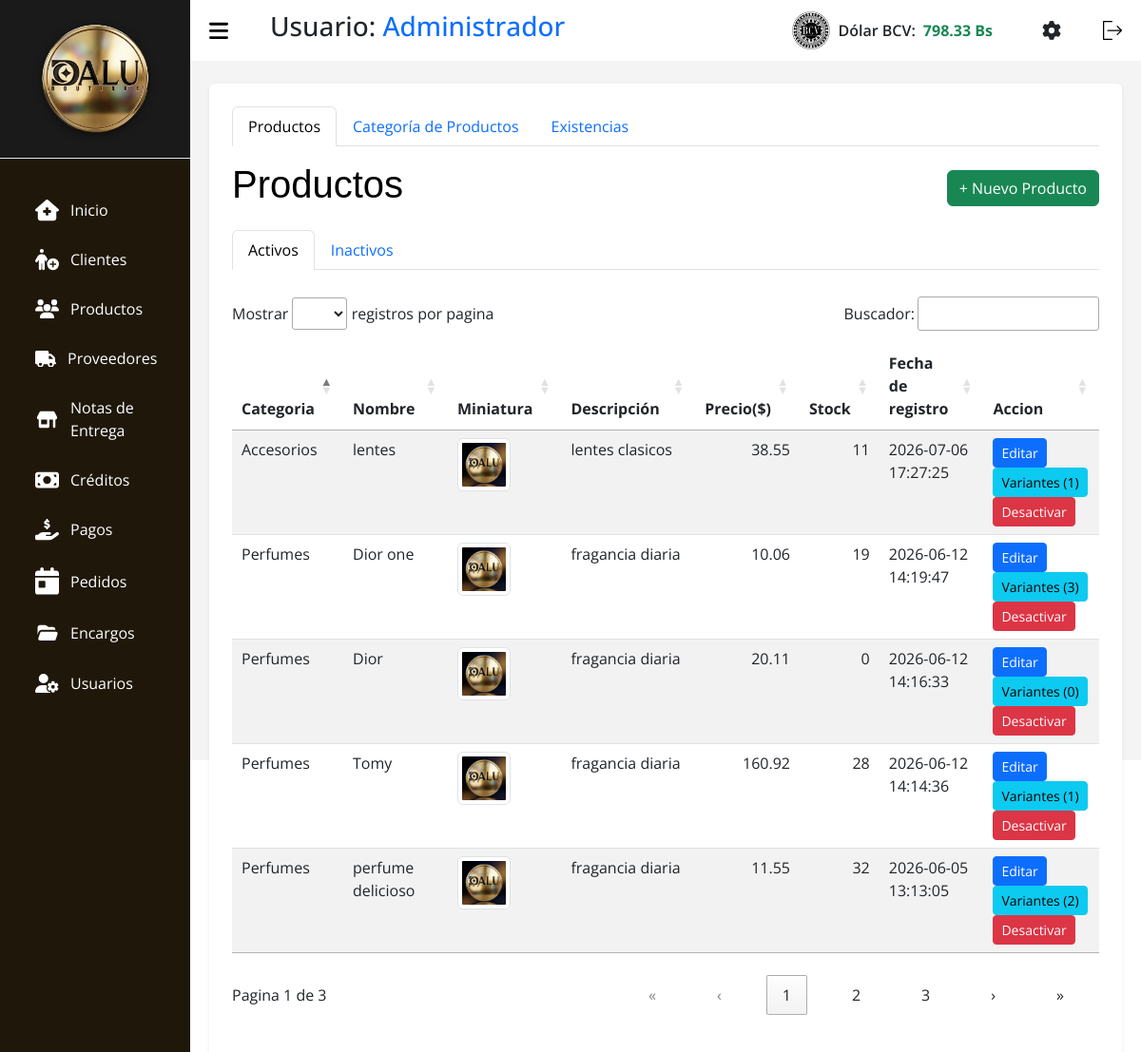
/index.php?c=Productos (signed in), run on the app's committed database.
### tables this page shows
CREATE TABLE `tasa` (
  `id` int(11) NOT NULL,
  `nombre` varchar(50) NOT NULL,
  `valor` decimal(10,2) NOT NULL,
  `fecha_actualizacion` datetime NOT NULL DEFAULT current_timestamp()
);

CREATE TABLE `productos` (
  `id` int(11) NOT NULL,
  `id_categoria` int(11) NOT NULL,
  `nombre` varchar(150) NOT NULL,
  `descripcion` text DEFAULT NULL,
  `precio_compra` decimal(10,2) NOT NULL DEFAULT 0.00,
  `precio_venta` decimal(10,2) NOT NULL,
  `stock_minimo` int(11) DEFAULT 3,
  `marca` varchar(50) DEFAULT NULL,
  `imagen_principal` varchar(255) DEFAULT NULL,
  `activo` tinyint(1) DEFAULT 1,
  `ventas_totales` int(11) DEFAULT 0,
  `fecha_registro` timestamp NOT NULL DEFAULT current_timestamp()
);

CREATE TABLE `categorias` (
  `id` int(11) NOT NULL,
  `nombre` varchar(100) NOT NULL,
  `descripcion` text DEFAULT NULL,
  `fecha_registro` timestamp NOT NULL DEFAULT current_timestamp(),
  `activo` tinyint(1) NOT NULL DEFAULT 1
);

### src/Models/Tasa.php (called while the page is built, shortened)
<?php
class Tasa extends Conexion {
    public function getLatest($nombre = 'BCV') {
        try {
            $stmt = $this->prepare("SELECT * FROM tasa WHERE nombre = :nombre ORDER BY id DESC LIMIT 1");
            $stmt->bindParam(':nombre', $nombre, PDO::PARAM_STR);
            $stmt->execute();
            return $stmt->fetch(PDO::FETCH_ASSOC);
        } catch (PDOException $e) {
            return false;
        }
    }
}

### src/Models/Productos.php (called while the page is built, shortened)
<?php
class Productos extends Conexion {
    public function search() {
        $sql = "SELECT p.*, c.nombre AS categoria_nombre, (SELECT COUNT(*) FROM producto_variantes WHERE id_producto = p.id AND activo = 1) as total_variantes, (SELECT COALESCE(SUM(v.stock), 0) FROM producto_variantes v WHERE v.id_producto = p.id AND v.activo = 1) AS stock_total FROM productos p
                JOIN categorias c ON p.id_categoria = c.id
                WHERE p.activo = 1
                ORDER BY p.fecha_registro DESC";
        $stmt = $this->prepare($sql);
        $stmt->execute();
        return $stmt->fetchAll(PDO::FETCH_ASSOC);
    }
}

### src/Views/V_Productos.php (the view, shortened to what this page needs)
<!DOCTYPE html>
<html lang="es">
<head>
    <link rel="stylesheet" href="assets/css/css.css">
    <link rel="stylesheet" href="assets/css/tabla.css">
    <link rel="stylesheet" href="assets/css/header.css">
    <link rel="stylesheet" href="assets/bootstrap.min.css">
    <link rel="stylesheet" href="assets/DataTablet/datatables.css">
    <link rel="stylesheet" href="assets/css/libs/select2.min.css">
    <link rel="stylesheet" href="assets/css/libs/select2-bootstrap-5-theme.min.css">
</head>
<body>
    <?php require_once __DIR__ . "/../Views/layout/header.php"; ?>
    <main>
        <div class="container bg-white p-4 rounded shadow-sm">
            <ul class="nav nav-tabs mb-3" id="mainTabs" role="tablist">
                <li class="nav-item">
                    <button class="nav-link active" id="tab-productos" data-bs-toggle="tab" data-bs-target="#productos"
                        type="button">Productos</button>
                </li>
                <li class="nav-item">
                    <button class="nav-link" id="tab-categorias" data-bs-toggle="tab" data-bs-target="#categorias"
                        type="button">Categoría de Productos</button>
                </li>
                <li class="nav-item">
                    <button class="nav-link" id="tab-inventario" data-bs-toggle="tab" data-bs-target="#inventario"
                        type="button">Existencias</button>
                </li>
            </ul>
            <div class="tab-content">
                <div class="tab-pane fade show active" id="productos">
                    <div class="d-flex justify-content-between align-items-center mb-3">
                        <h1 class="titulo text-black">Productos</h1>
                        <button class="btn btn-success" data-bs-toggle="modal" data-bs-target="#modalAgregar">+ Nuevo
                        Producto</button>
                    </div>
                    <ul class="nav nav-tabs mb-3" id="productoTabs" role="tablist">
                        <li class="nav-item">
                            <button class="nav-link active" id="activos-tab" data-bs-toggle="tab" data-bs-target="#activos"
                                type="button">Activos</button>
                        </li>
                        <li class="nav-item">
                            <button class="nav-link" id="inactivos-tab" data-bs-toggle="tab" data-bs-target="#inactivos"
                                type="button">Inactivos</button>
                        </li>
                    </ul>
                    <div class="tab-content">
                        <div class="tab-pane fade show active" id="activos">
                            <div class="table-responsive">
                                <table id="tablaActivos" class="table-DT table table-striped">
                                    <thead>
                                        <tr>
                                            <th scope="col">Categoria</th>
                                            <th scope="col">Nombre</th>
                                            <th scope="col">Miniatura</th>
                                            <th scope="col">Descripción</th>
                                            <th scope="col">Precio($)</th>
                                            <th scope="col">Stock</th>
                                            <th scope="col">Fecha de registro</th>
                                            <th scope="col">Accion</th>
                                        </tr>
                                    </thead>
                                    <tbody>
                                        <?php foreach ($productos as $p): ?>
                                        <tr>
                                            <td><?php echo $p['categoria_nombre'] ?? $p['categoria']; ?></td>
                                            <td><?php echo $p['nombre']; ?></td>
                                            <td>
                                                <?php $thumb = !empty($p['imagen_principal']) ? $p['imagen_principal'] : 'assets/img/products/default.jpeg'; ?>
                                                <img src="<?= htmlspecialchars($thumb) ?>" alt="miniatura" class="img-thumbnail product-thumb" style="width:56px;height:56px;object-fit:cover;cursor:pointer;" data-src="<?= htmlspecialchars($thumb) ?>" />
                                            </td>
                                            <td><?php echo $p['descripcion']; ?></td>
                                            <td><?php echo $p['precio_venta'] ?? $p['precio']; ?></td>
                                            <td><?php echo $p['stock_total'] ?? ($p['stock_total'] ?? 0); ?></td>
                                            <td><?php echo $p['fecha_registro']; ?></td>
                                            <td>
                                                <button class="btn btn-sm btn-primary" data-bs-toggle="modal"
                                                    data-bs-target="#modalEditar<?= $p['id'] ?>">Editar</button>
                                                <button type="button" class="btn btn-sm btn-info view-variants-btn" data-id="<?= $p['id'] ?>">Variantes (<?= $p['total_variantes'] ?? 0 ?>)</button>
                                                <button type="button" class="btn btn-sm btn-danger" data-bs-toggle="modal"
                                                    data-bs-target="#modalConfirmarEliminar<?= $p['id'] ?>">Desactivar</button>
                                            </td>
                                        </tr>
                                        <?php endforeach; ?>
                                    </tbody>
                                </table>
                            </div>
                        </div>
                    </div>
                </div>
            </div>
        </div>
    </main>
    </body>
    </html>

### src/Views/layout/header.php (shortened to what this page needs)
<?php
$tasaModel_header = new Tasa();
$tasaActual_header = $tasaModel_header->getLatest();
$tasaValor = $tasaActual_header ? number_format((float)$tasaActual_header['valor'], 2) : '0.00';
?>
<section id="sidebar">
  <div class="sidebar-heading border-bottom p-3" style="background-color: #1a1a1a; text-align: center;">
    <img src="assets/img/dalulisto.png" style="max-width: 80%; height: auto; filter: drop-shadow(0px 2px 4px rgba(0,0,0,0.5));" alt="Logo Dalu">
  </div>
  <ul class="side-menu">
    <li class="nav-item m-1 fs-6">
      <a class="nav-link active" aria-current="page" href="?c=Home">
        Inicio</a>
    </li>
    <li class="nav-item m-1 fs-6">
      <a class="nav-link" href="?c=Clientes">
        Clientes
      </a>
    </li>
    <li class="nav-item m-1 fs-6">
      <a class="nav-link" href="?c=Productos">
        Productos
      </a>
    </li>
    <li class="nav-item m-1 fs-6">
      <a class="nav-link" href="?c=Proveedores">
        Proveedores
      </a>
    </li>
    <li class="nav-item m-1 fs-6">
      <a class="nav-link" href="?c=Notas">
        Notas de
        <br>
        Entrega
      </a>
    </li>
    <li class="nav-item m-1 fs-6">
      <a class="nav-link" href="?c=Creditos">
        Créditos
      </a>
    </li>
    <li class="nav-item m-1 fs-6">
      <a class="nav-link" href="?c=Pagos">
        Pagos
      </a>
    <li class="nav-item m-1 fs-6">
      <a class="nav-link" href="?c=Pedidos">
        Pedidos
      </a>
    </li>
    <li class="nav-item m-1 fs-6">
      <a class="nav-link" href="?c=Servicios">
        Encargos
      </a>
    </li>
    <li class="nav-item  m-1 fs-6">
      <a class="nav-link" href="?c=Usuarios">
        Usuarios
      </a>
    </li>
  </ul>
</section>
<section id="content">
  <nav>
    <h3 class="ms-3">Usuario: <span class="text-primary"><?= htmlspecialchars($_SESSION['nombre']) ?></span></h3>
    <div class="d-flex align-items-center ms-auto me-4" id="bcvDiv" style="cursor:pointer;" data-bs-toggle="modal" data-bs-target="#modalTasa">
        <img class="img-bcv me-2" src="assets/img/bcv2.png" alt="BCV" width="40">
        <span class="text-dark fw-semibold me-2">Dólar BCV:</span>
        <span class="text-success fw-bold" id="Dolar_bcv"><?= htmlspecialchars($tasaValor) ?> Bs</span>
    </div>
    <a href="?c=Ajustes" class="me-3 text-dark" title="Ajustes y Configuración">
    </a>
    <form action="index.php?c=login&a=Logout" method="POST">
      <button type="submit" style="background: none; border: none; cursor: pointer;">
      </button>
    </form>
  </nav>

### assets/css/css.css (style rules this page uses)
* { margin: 0; padding: 0; text-decoration: none; box-sizing: border-box; font-family: 'Segoe UI', Tahoma, Geneva, Verdana, sans-serif; }
body { font-family: Arial, Helvetica, sans-serif; height: 100vh; display: flex; flex-wrap: nowrap; background: #9794942c; }
main { width: 100%; padding: 24px 20px 20px 20px; }

### assets/css/tabla.css (style rules this page uses)
.titulo { color: #0508c7; font-family: Impact, Haettenschweiler, 'Arial Narrow Bold', sans-serif; }
.table { border-radius: 10px; }

### assets/css/header.css (style rules this page uses)
* { font-family: 'Open Sans', sans-serif; margin: 0; padding: 0; box-sizing: border-box; }
:root { --grey: #F1F0F6; --dark-grey: #2610a1be; --light: #fff; --dark: #000; --green: #81D43A; --light-green: #E3FFCB; --blue: #1775F1; --light-blue: #D0E4FF; --dark-blue: #0C5FCD; --red: #FC3B56; }
li { list-style: none; }
#sidebar { position: fixed; max-width: 200px; width: 100%; background: var(--light); top: 0; left: 0; height: 100%; overflow-y: auto; transition: all .3s ease; background-color: #1f1709; z-index: 200; }
#sidebar .icon { min-width: 22px; display: flex; justify-content: center; align-items: center; margin-right: 12px; }
#sidebar .side-menu { margin: 30px 0; padding: 0 18px; transition: all .3s ease; }
#sidebar .side-menu a { display: flex; align-items: center; font-size: 16px; color: var(--light); padding: 12px 16px 12px 0; border-radius: 20px; margin: 4px 0; white-space: nowrap; }
#content { position: relative; width: calc(100% - 200px); left: 200px; transition: all .3s ease; background-color: #49494a0f; }
nav { background: var(--light); height: 64px; padding: 0 20px; display: flex; align-items: center; grid-gap: 28px; position: sticky; top: 0; left: 0; z-index: 100; justify-content: space-between; }
nav .toggle-sidebar { font-size: 18px; cursor: pointer; }
svg { width: 20px; cursor: pointer; }
.icon { margin-left: 15px; align-items: baseline; width: 25px; transition: 1.3s; }

### assets/DataTablet/datatables.css (style rules this page uses)
:root { --dt-row-selected: 13, 110, 253; --dt-row-selected-text: 255, 255, 255; --dt-row-selected-link: 9, 10, 11; --dt-row-stripe: 0, 0, 0; --dt-row-hover: 0, 0, 0; --dt-column-ordering: 0, 0, 0; --dt-html-background: white; }
table.dataTable thead > tr > th.dt-orderable-asc, table.dataTable thead > tr > th.dt-orderable-desc, table.dataTable thead > tr > th.dt-ordering-asc, table.dataTable thead > tr > th.dt-ordering-desc, table.dataTable thead > tr > td.dt-orderable-asc, table.dataTable thead > tr > td.dt-orderable-desc, table.dataTable thead > tr > td.dt-ordering-asc, table.dataTable thead > tr > td.dt-ordering-desc { position: relative; padding-right: 30px; }
table.dataTable thead > tr > th.dt-orderable-asc, table.dataTable thead > tr > th.dt-orderable-desc, table.dataTable thead > tr > td.dt-orderable-asc, table.dataTable thead > tr > td.dt-orderable-desc { cursor: pointer; }
table.dataTable th, table.dataTable td { box-sizing: border-box; }
table.dataTable th.dt-type-numeric, table.dataTable th.dt-type-date, table.dataTable td.dt-type-numeric, table.dataTable td.dt-type-date { text-align: right; }
table.dataTable thead th, table.dataTable thead td, table.dataTable tfoot th, table.dataTable tfoot td { text-align: left; }
table.dataTable { width: 100%; margin: 0 auto; border-spacing: 0; }
table.dataTable thead th, table.dataTable tfoot th { font-weight: bold; }
table.dataTable > thead > tr > th, table.dataTable > thead > tr > td { padding: 10px; border-bottom: 1px solid rgba(0, 0, 0, 0.3); }
table.dataTable > tbody > tr { background-color: transparent; }
table.dataTable > tbody > tr:first-child > * { border-top: none; }
table.dataTable > tbody > tr:last-child > * { border-bottom: none; }
table.dataTable > tbody > tr > th, table.dataTable > tbody > tr > td { padding: 8px 10px; }
div.dt-container div.dt-layout-full > *:only-child { margin-left: auto; margin-right: auto; }
div.dt-container.dt-empty-footer tbody > tr:last-child > * { border-bottom: 1px solid rgba(0, 0, 0, 0.3); }

### data on the page
tasa: valor "798.33"
productos: id_categoria.nombre "Accesorios", nombre "lentes", descripcion "lentes clasicos", precio_venta "38.55", stock_total "11", fecha_registro "2026-07-06 17:27:25", total_variantes "1"
productos: id_categoria.nombre "Perfumes", nombre "Dior one", descripcion "fragancia diaria", precio_venta "10.06", stock_total "19", fecha_registro "2026-06-12 14:19:47", total_variantes "3"
productos: id_categoria.nombre "Perfumes", nombre "Dior", descripcion "fragancia diaria", precio_venta "20.11", stock_total "0", fecha_registro "2026-06-12 14:16:33", total_variantes "0"
productos: id_categoria.nombre "Perfumes", nombre "Tomy", descripcion "fragancia diaria", precio_venta "160.92", stock_total "28", fecha_registro "2026-06-12 14:14:36", total_variantes "1"
productos: id_categoria.nombre "Perfumes", nombre "perfume delicioso", descripcion "fragancia diaria", precio_venta "11.55", stock_total "32", fecha_registro "2026-06-05 13:13:05", total_variantes "2"

### other printed values
$_SESSION['nombre'] "Administrador"
